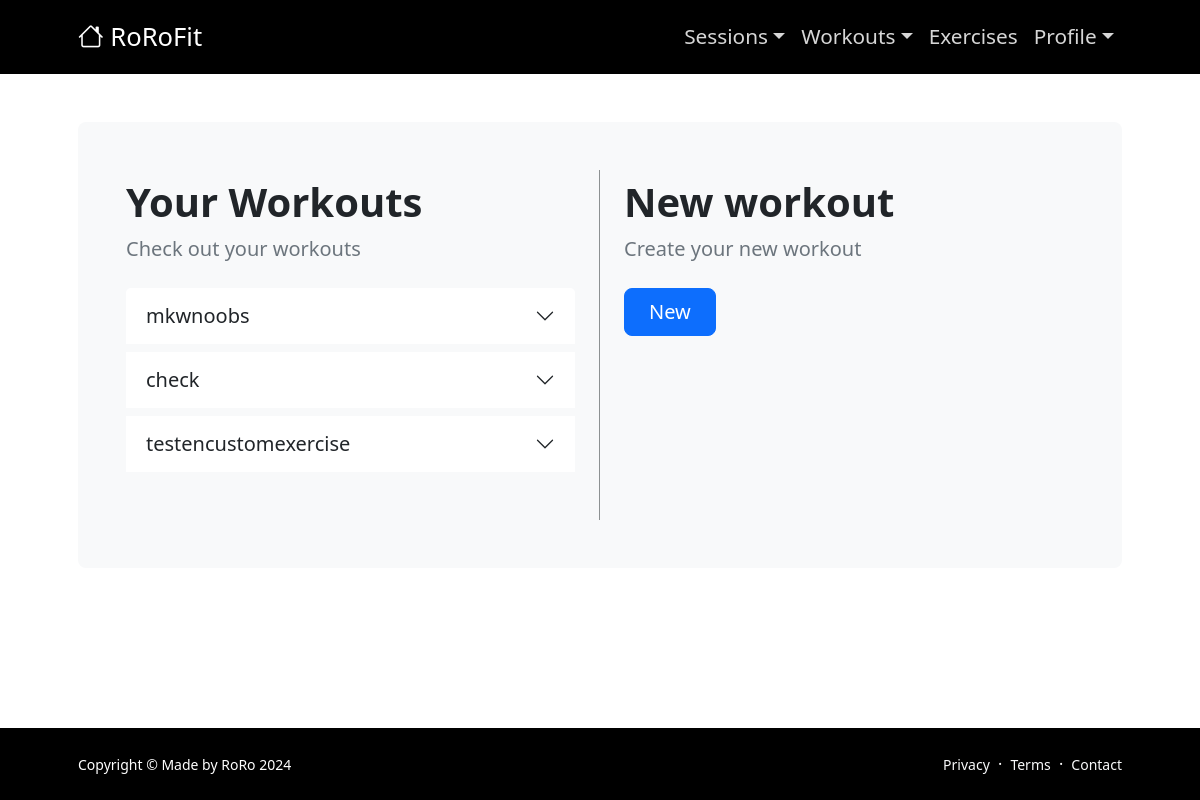
Screenshot of /my_workouts/ (signed in) with the database file from the repository.
### authorizeapp/models.py (models this page shows, shortened)
class WorkoutName(models.Model):
    user = models.ForeignKey(settings.AUTH_USER_MODEL, on_delete=models.CASCADE, related_name='workouts')
    name = models.CharField(max_length=200)

### authorizeapp/views.py (the view)
# urls.py: path('my_workouts/', views.my_workout_view, name="my_workout"),
@login_required
def my_workout_view(request):
    workouts = WorkoutName.objects.filter(user=request.user).order_by('-id')
    context= []
    for workout in workouts:
        exercises = workout.exercise_set.all()
        context.append((workout,exercises))
    return render(request, 'my_workout.html',{'workouts': workouts, 'context': context})

### templates/my_workout.html (shortened to what this page needs)
{% extends 'base.html' %}
{% load static %}
{% block content %}
    <div class="container px-md-5 px-3">
        <div class="bg-light rounded-3 py-md-5 py-4 px-4 px-md-5">
            <div class="">
                <div class="row gx-5 justify-content-center">
                    <div class="col-lg-8 col-xl-6 custom-border">
                        <h1 class="fw-bolder">Your Workouts</h1>
                        <p class="lead fw-normal text-muted mb-4">Check out your workouts</p>
                        <div class="gx-5 justify-content-center mb-3">
                            <div class="all_workouts">
                                <div class="accordion mb-5" id="accordionExample">
                                    {% if workouts %}
                                        {% for workout, exercises in context%}
                                        <div class="accordion-item">
                                            <h3 class="accordion-header" id="heading{{ workout.id }}">
                                                <button class="accordion-button collapsed" type="button" data-bs-toggle="collapse" data-bs-target="#collapse{{ workout.id }}" aria-expanded="false" aria-controls="collapse{{ workout.id }}">
                                                    <div class="name-container fs-5">
                                                        {{ workout.name }}
                                                    </div>
                                                </button>
                                            </h3>
                                        </div>
                                        {% endfor %}
                                    {% else %}
                                    <p class="text-muted fst-italic">You have no workouts saved.</p>
                                    {% endif %}
                                </div>
                            </div>
                        </div>
                    </div>
                    <div class="col-lg-8 col-xl-6  mt-md-0 mt-2">
                        <h1 class="fw-bolder mt-md-2 mt-4">New workout</h1>
                        <p class="lead fw-normal text-muted mb-4">Create your new workout</p>
                        <div class="btn_container">
                            <a class="btn btn-primary btn-lg px-4 me-sm-3" href="{% url 'create_workout' %}">New</a>
                        </div>
                    </div>
                </div>
            </div>
        </div>
    </div>
{% endblock content %}

### rows the page displays
WorkoutName: name "mkwnoobs"
WorkoutName: name "check"
WorkoutName: name "testencustomexercise"
